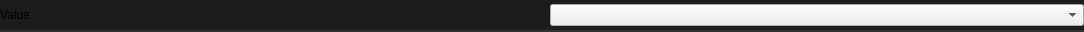
<?xml version="1.0" encoding="UTF-8"?>
<ui version="4.0">
 <class>Widget</class>
 <widget class="QWidget" name="Widget">
  <property name="geometry">
   <rect>
    <x>0</x>
    <y>0</y>
    <width>1084</width>
    <height>32</height>
   </rect>
  </property>
  <property name="minimumSize">
   <size>
    <width>0</width>
    <height>0</height>
   </size>
  </property>
  <property name="maximumSize">
   <size>
    <width>16777215</width>
    <height>97</height>
   </size>
  </property>
  <property name="windowTitle">
   <string>Form</string>
  </property>
  <property name="styleSheet">
   <string notr="true">.QWidget {
    font: 580 10pt &quot;Segoe UI&quot;;
    border: 2px solid black;
    border-radius: 0px;
    border-left: 0px;
    border-right: 0px;
	border-top: 0px;
    border-color: rgba(50, 50, 50, 255);
    padding: 8px;
    padding-left: 6px;
    padding-right: 6px;
    color: #E3E3E3;
    background-color: #1C1C1C;
}

.QWidget::hover {
}
.QWidget::selected {
    background-color: #414956;
}</string>
  </property>
  <layout class="QVBoxLayout" name="verticalLayout">
   <property name="spacing">
    <number>0</number>
   </property>
   <property name="leftMargin">
    <number>0</number>
   </property>
   <property name="topMargin">
    <number>0</number>
   </property>
   <property name="rightMargin">
    <number>0</number>
   </property>
   <property name="bottomMargin">
    <number>0</number>
   </property>
   <item>
    <widget class="QFrame" name="frame">
     <property name="maximumSize">
      <size>
       <width>16777215</width>
       <height>32</height>
      </size>
     </property>
     <property name="styleSheet">
      <string notr="true">.QFrame {
    font: 580 10pt &quot;Segoe UI&quot;;
    border: 2px solid black;
    border-radius: 0px;
    border-left: 0px;
    border-right: 0px;
	border-top: 0px;
    border-color: rgba(50, 50, 50, 255);
    color: #E3E3E3;
    background-color: #1C1C1C;
}

.QFrame::hover {
}
.QFrame::selected {
    background-color: #414956;
}</string>
     </property>
     <property name="frameShape">
      <enum>QFrame::StyledPanel</enum>
     </property>
     <property name="frameShadow">
      <enum>QFrame::Raised</enum>
     </property>
     <property name="lineWidth">
      <number>0</number>
     </property>
     <layout class="QHBoxLayout" name="horizontalLayout_2">
      <property name="spacing">
       <number>16</number>
      </property>
      <property name="leftMargin">
       <number>0</number>
      </property>
      <property name="topMargin">
       <number>0</number>
      </property>
      <property name="rightMargin">
       <number>0</number>
      </property>
      <property name="bottomMargin">
       <number>0</number>
      </property>
      <item>
       <widget class="QLabel" name="label">
        <property name="styleSheet">
         <string notr="true">border:0px;
background-color: rgba(255, 255, 255, 0);
font: 8pt &quot;Segoe UI&quot;;

</string>
        </property>
        <property name="text">
         <string>Value</string>
        </property>
       </widget>
      </item>
      <item>
       <widget class="QComboBox" name="value"/>
      </item>
     </layout>
    </widget>
   </item>
  </layout>
 </widget>
 <resources/>
 <connections/>
</ui>
